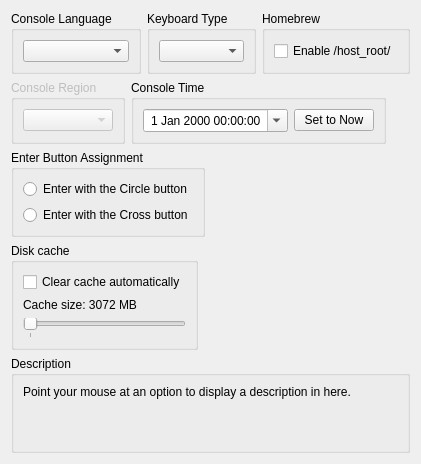
     <widget class="QWidget" name="systemTab">
      <attribute name="title">
       <string>System</string>
      </attribute>
      <layout class="QVBoxLayout" name="systemTab_layout">
       <item>
        <layout class="QHBoxLayout" name="systemTabLayout1" stretch="1,1,1">
         <item>
          <widget class="QGroupBox" name="gb_sysLang">
           <property name="title">
            <string>Console Language</string>
           </property>
           <layout class="QVBoxLayout" name="gb_sysLang_layout">
            <item>
             <widget class="QComboBox" name="sysLangBox"/>
            </item>
           </layout>
          </widget>
         </item>
         <item>
          <widget class="QGroupBox" name="gb_keyboardType">
           <property name="title">
            <string>Keyboard Type</string>
           </property>
           <layout class="QVBoxLayout" name="verticalLayout_keyboardType">
            <item>
             <widget class="QComboBox" name="keyboardType"/>
            </item>
           </layout>
          </widget>
         </item>
         <item>
          <widget class="QGroupBox" name="gb_homebrew">
           <property name="title">
            <string>Homebrew</string>
           </property>
           <layout class="QVBoxLayout" name="gb_homebrew_layout">
            <item>
             <widget class="QCheckBox" name="enableHostRoot">
              <property name="text">
               <string>Enable /host_root/</string>
              </property>
             </widget>
            </item>
           </layout>
          </widget>
         </item>
        </layout>
       </item>
       <item>
        <layout class="QHBoxLayout" name="systemTabLayout2" stretch="1,1,1">
         <item>
          <widget class="QGroupBox" name="gb_console_region">
           <property name="enabled">
            <bool>false</bool>
           </property>
           <property name="title">
            <string>Console Region</string>
           </property>
           <layout class="QVBoxLayout" name="gb_console_region_layout">
            <item>
             <widget class="QComboBox" name="console_region"/>
            </item>
           </layout>
          </widget>
         </item>
         <item>
          <widget class="QGroupBox" name="gb_console_time">
           <property name="title">
            <string>Console Time</string>
           </property>
           <layout class="QVBoxLayout" name="verticalLayout_2">
            <item>
             <layout class="QHBoxLayout" name="horizontalLayout">
              <item>
               <widget class="QDateTimeEdit" name="console_time_edit">
                <property name="sizePolicy">
                 <sizepolicy hsizetype="Preferred" vsizetype="Fixed">
                  <horstretch>10</horstretch>
                  <verstretch>0</verstretch>
                 </sizepolicy>
                </property>
                <property name="layoutDirection">
                 <enum>Qt::LeftToRight</enum>
                </property>
                <property name="wrapping">
                 <bool>false</bool>
                </property>
                <property name="frame">
                 <bool>true</bool>
                </property>
                <property name="alignment">
                 <set>Qt::AlignCenter</set>
                </property>
                <property name="readOnly">
                 <bool>false</bool>
                </property>
                <property name="buttonSymbols">
                 <enum>QAbstractSpinBox::UpDownArrows</enum>
                </property>
                <property name="accelerated">
                 <bool>true</bool>
                </property>
                <property name="showGroupSeparator" stdset="0">
                 <bool>false</bool>
                </property>
                <property name="calendarPopup">
                 <bool>true</bool>
                </property>
               </widget>
              </item>
              <item>
               <widget class="QPushButton" name="console_time_reset">
                <property name="text">
                 <string>Set to Now</string>
                </property>
               </widget>
              </item>
             </layout>
            </item>
           </layout>
          </widget>
         </item>
         <item>
          <widget class="QWidget" name="systemTabSpacerWidget2" native="true"/>
         </item>
        </layout>
       </item>
       <item>
        <layout class="QHBoxLayout" name="systemTabLayout3" stretch="1,1,1">
         <item>
          <widget class="QGroupBox" name="gb_enterButtonAssignment">
           <property name="title">
            <string>Enter Button Assignment</string>
           </property>
           <layout class="QVBoxLayout" name="gb_enterButtonAssignment_layout">
            <item>
             <widget class="QRadioButton" name="enterButtonAssignCircle">
              <property name="text">
               <string notr="true">Enter with the Circle button</string>
              </property>
             </widget>
            </item>
            <item>
             <widget class="QRadioButton" name="enterButtonAssignCross">
              <property name="text">
               <string notr="true">Enter with the Cross button</string>
              </property>
             </widget>
            </item>
           </layout>
          </widget>
         </item>
         <item>
          <widget class="QWidget" name="systemTabSpacerWidget3" native="true"/>
         </item>
         <item>
          <widget class="QWidget" name="systemTabSpacerWidget4" native="true"/>
         </item>
        </layout>
       </item>
       <item>
        <layout class="QHBoxLayout" name="systemTabLayout4" stretch="1,1,1">
         <item>
          <widget class="QGroupBox" name="gb_DiskCacheClearing">
           <property name="title">
            <string>Disk cache</string>
           </property>
           <layout class="QVBoxLayout" name="gb_DiskCacheClearing_layout">
            <item>
             <widget class="QCheckBox" name="enableCacheClearing">
              <property name="text">
               <string>Clear cache automatically</string>
              </property>
             </widget>
            </item>
            <item>
             <widget class="QLabel" name="maximumCacheSizeLabel">
              <property name="text">
               <string>Cache size: 3072 MB</string>
              </property>
             </widget>
            </item>
            <item>
             <widget class="QSlider" name="maximumCacheSize">
              <property name="pageStep">
               <number>512</number>
              </property>
              <property name="orientation">
               <enum>Qt::Horizontal</enum>
              </property>
              <property name="tickPosition">
               <enum>QSlider::TicksBelow</enum>
              </property>
              <property name="tickInterval">
               <number>1024</number>
              </property>
             </widget>
            </item>
           </layout>
          </widget>
         </item>
         <item>
          <widget class="QWidget" name="systemTabSpacerWidget5" native="true"/>
         </item>
         <item>
          <widget class="QWidget" name="systemTabSpacerWidget6" native="true"/>
         </item>
        </layout>
       </item>
       <item>
        <spacer name="systemTabSpacer">
         <property name="orientation">
          <enum>Qt::Vertical</enum>
         </property>
         <property name="sizeType">
          <enum>QSizePolicy::MinimumExpanding</enum>
         </property>
         <property name="sizeHint" stdset="0">
          <size>
           <width>0</width>
           <height>0</height>
          </size>
         </property>
        </spacer>
       </item>
       <item>
        <widget class="QGroupBox" name="gb_description_system">
         <property name="title">
          <string>Description</string>
         </property>
         <layout class="QHBoxLayout" name="gb_description_system_layout">
          <item>
           <widget class="QLabel" name="description_system">
            <property name="text">
             <string>Point your mouse at an option to display a description in here.


</string>
            </property>
            <property name="textFormat">
             <enum>Qt::PlainText</enum>
            </property>
            <property name="alignment">
             <set>Qt::AlignLeading|Qt::AlignLeft|Qt::AlignTop</set>
            </property>
            <property name="wordWrap">
             <bool>true</bool>
            </property>
           </widget>
          </item>
         </layout>
        </widget>
       </item>
      </layout>
     </widget>
